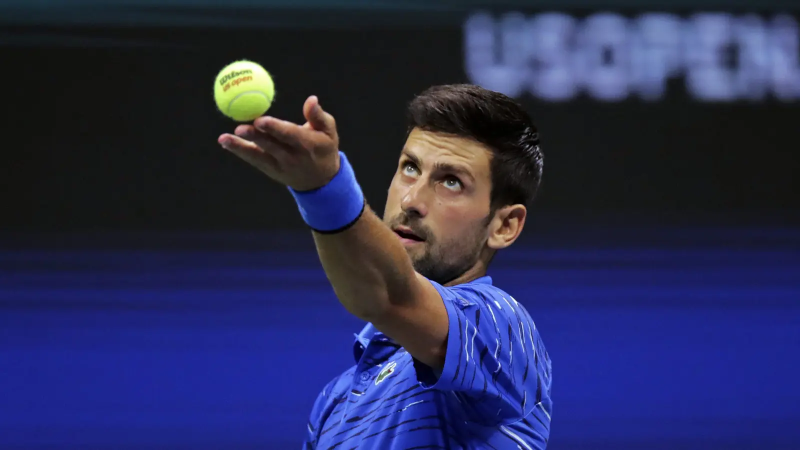
#> input picture BallTrackerSample/tennisball1.webp, 1600 x 900 px, given in place of the camera (shown at 1/2 size)
$ python StampedPartsTag.py   (older library calls are emulated)
#> lines starting #> are read from the running program, lines starting #| are printed output that depends on the picture; after the words box and inside, x2 and y2 are one past the last pixel; in counts of white or black regions, pixels touching at a corner belong together
import cv2
import numpy as np
import imutils
import pytesseract

# read from web camera
cap = cv2.VideoCapture(1)

while True:
    # Read a frame
    _,image = cap.read()
#> image is the input picture: shape (900, 1600, 3); mean B, G, R 85.1, 43.7, 40.4
    img = cv2.cvtColor(image, cv2.COLOR_BGR2GRAY)
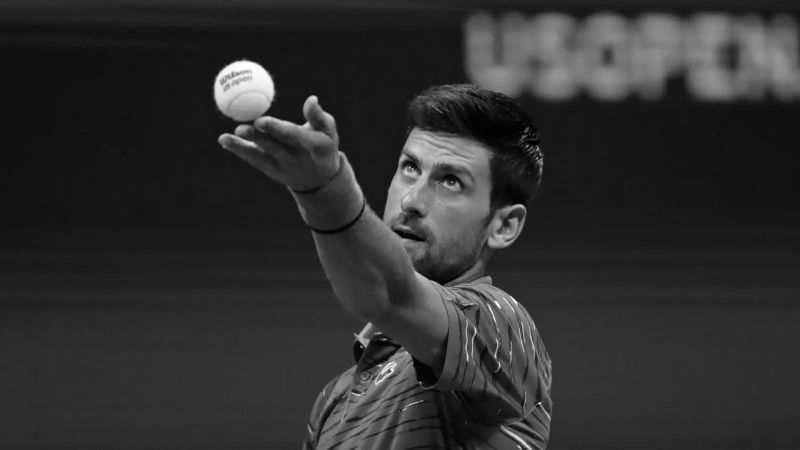
#> img: shape (900, 1600) (shown at 1/2 size); min 0, max 254, mean 47.5
    img = cv2.GaussianBlur(img, (7,7), 0)

    # perform edge detection, then perform a dilation + erosion to
    # close gaps in between object edges
    edged = cv2.Canny(img, 40, 90)
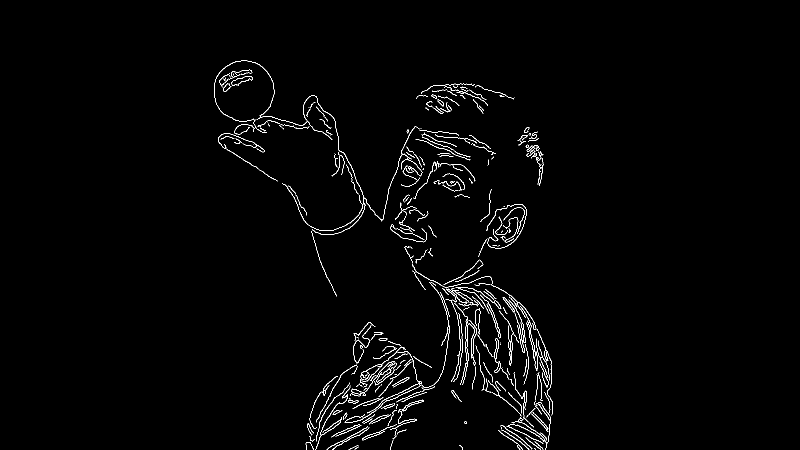
#> edged: shape (900, 1600) (shown at 1/2 size); 1.4% white in thin lines or dots, all inside (x1, y1, x2, y2) = (428, 120, 1105, 900)
    dilate = cv2.dilate(edged, None, iterations=2)
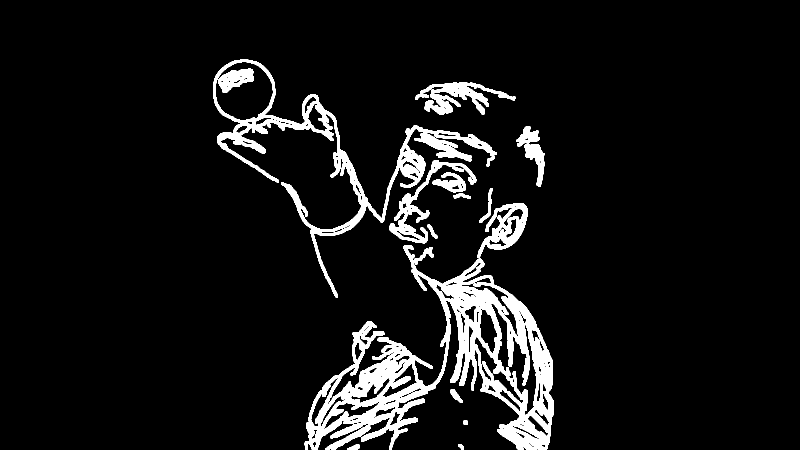
#> dilate: shape (900, 1600) (shown at 1/2 size); 7.2% white; 18 white regions
    # erode = cv2.erode(dilate, None, iterations=1)

    # create ann empty mask
    mask = np.ones(img.shape[:2], dtype="uint8") * 255
    # find the contours
    cnts,hierarchy = cv2.findContours(edged.copy(), cv2.RETR_EXTERNAL,cv2.CHAIN_APPROX_SIMPLE)
#> cnts = 354 contours, 282 with area under 20; largest, box (x1, y1, x2, y2) and area: (937, 640, 954, 731) 272, (753, 735, 783, 765) 241, (824, 528, 1104, 776) 220, (804, 799, 848, 823) 183, (564, 191, 764, 461) 170
    if (len(cnts) > 2):
        cnts = cnts[0] if imutils.is_cv2() else cnts[1]
#> cnts = [[1063, 899]]
        orig = img.copy()
        for c in cnts:
            # if the contour is not sufficiently large, ignore it
            if cv2.contourArea(c) < 200:
                cv2.drawContours(mask, [c], -1, 0, -1)

            x,y,w,h = cv2.boundingRect(c)

            # Filter and remove more contours according to your need
            if(w>h):
                cv2.drawContours(mask, [c], -1, 0, -1)
#> this loop made 1 pass
#> (x, y, w, h) on pass 1: (1063, 899, 1, 1)
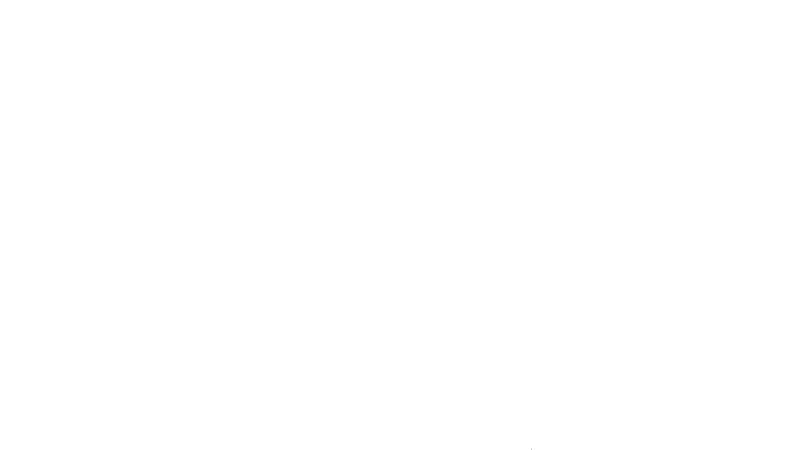
#> mask: shape (900, 1600) (shown at 1/2 size); 100% white; black in thin lines or dots, all inside (x1, y1, x2, y2) = (1063, 899, 1064, 900)

        # Remove ignored contours
        newimage = cv2.bitwise_and(dilate.copy(), dilate.copy(), mask=mask)
#> newimage: shape (900, 1600); 7.2% white; 18 white regions, largest, box (x1, y1, x2, y2) and area: (609, 490, 1107, 900) 58503, (426, 118, 994, 595) 23616, (778, 320, 953, 487) 4717
        # Dialte agin if necessay
        img2 = cv2.dilate(newimage, None, iterations=1)
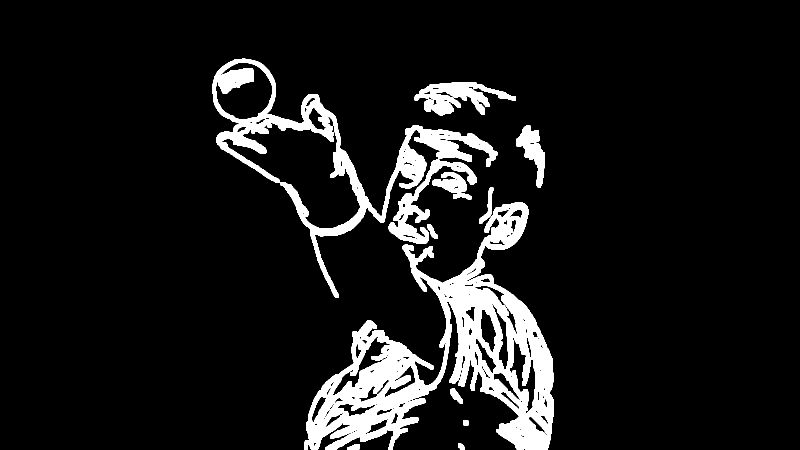
#> img2: shape (900, 1600) (shown at 1/2 size); 9.1% white; 13 white regions, largest, box (x1, y1, x2, y2) and area: (608, 405, 1108, 900) 78487, (425, 117, 995, 596) 33380, (829, 164, 1032, 231) 6481
        # Invert threshold for better results
        ret2,th1 = cv2.threshold(img2 ,0,255,cv2.THRESH_BINARY_INV | cv2.THRESH_OTSU)
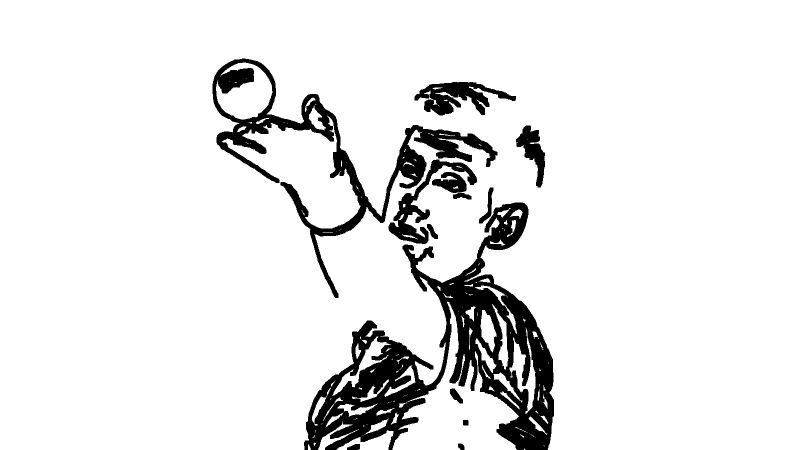
#> th1: shape (900, 1600) (shown at 1/2 size); 90.9% white; 13 black regions, largest, box (x1, y1, x2, y2) and area: (608, 405, 1108, 900) 78487, (425, 117, 995, 596) 33380, (829, 164, 1032, 231) 6481
#> ret2 = 0

        # Tesseract on the filtered image
#> (the run stopped early here; a loop or call above may not have finished)
